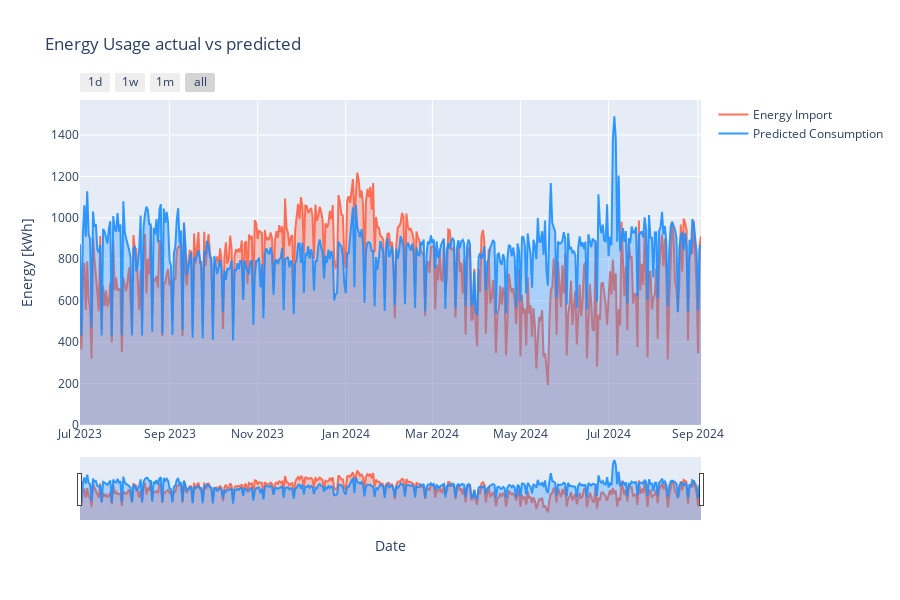

The notebook cell saved with this chart:
### Code cell
plot_cols =[
    ColumnParam("value_import", "Energy Import"),
    # ColumnParam("net_consumption", "Net Consumption"),
    ColumnParam("predicted_consumption", "Predicted Consumption"),
]
daily_main = pipe.get_daily_consumption(BuilingIdsEnum.MAIN)
plot_energy_usage(daily_main, plot_cols,
                  titel="Energy Usage actual vs predicted",
                  yaxis_title="Energy [kWh]",
                  tozeroy=True,
                  )

### Figure 1 — Plotly figure (JSON) as saved in the notebook; plotly's stock layout.template omitted (floating-point values rounded to 4 significant figures; data arrays with more than 128 entries replaced by an {"elided": "..."} marker saying what was removed)
{"data": [{"line": {"color": "rgba(255, 99, 71, 0.9)"}, "mode": "lines", "name": "Energy Import", "type": "scatter", "x": {"elided": "431 str values"}, "y": {"elided": "431 float values"}}, {"fill": "tozeroy", "fillcolor": "rgba(255, 99, 71, 0.3)", "line": {"color": "rgba(0,0,0,0)"}, "opacity": 0.3, "showlegend": false, "type": "scatter", "x": {"elided": "431 str values"}, "y": {"elided": "431 float values"}}, {"line": {"color": "rgba(30, 144, 255, 0.9)"}, "mode": "lines", "name": "Predicted Consumption", "type": "scatter", "x": {"elided": "431 str values"}, "y": {"elided": "431 float values"}}, {"fill": "tozeroy", "fillcolor": "rgba(30, 144, 255, 0.3)", "line": {"color": "rgba(0,0,0,0)"}, "opacity": 0.3, "showlegend": false, "type": "scatter", "x": {"elided": "431 str values"}, "y": {"elided": "431 float values"}}], "layout": {"height": 600, "hovermode": "x unified", "showlegend": true, "title": {"text": "Energy Usage actual vs predicted"}, "xaxis": {"rangeselector": {"buttons": [{"count": 1, "label": "1d", "step": "day", "stepmode": "backward"}, {"count": 7, "label": "1w", "step": "day", "stepmode": "backward"}, {"count": 1, "label": "1m", "step": "month", "stepmode": "backward"}, {"step": "all"}]}, "rangeslider": {"visible": true}, "title": {"text": "Date"}, "type": "date"}, "yaxis": {"title": {"text": "Energy [kWh]"}}}}
